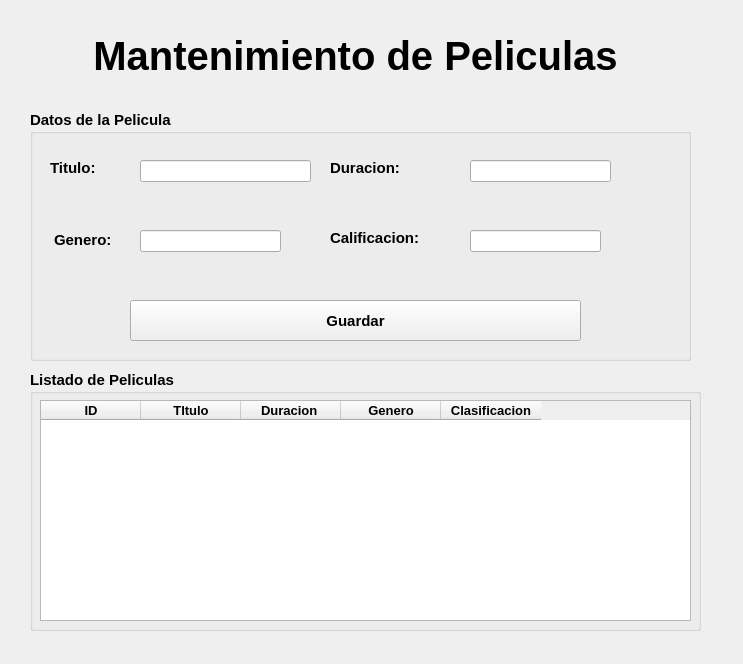
<?xml version="1.0" encoding="UTF-8"?>
<ui version="4.0">
 <class>MainWindow</class>
 <widget class="QMainWindow" name="MainWindow">
  <property name="geometry">
   <rect>
    <x>0</x>
    <y>0</y>
    <width>743</width>
    <height>664</height>
   </rect>
  </property>
  <property name="windowTitle">
   <string>MainWindow</string>
  </property>
  <widget class="QWidget" name="centralwidget">
   <widget class="QGroupBox" name="groupBox">
    <property name="geometry">
     <rect>
      <x>30</x>
      <y>370</y>
      <width>671</width>
      <height>261</height>
     </rect>
    </property>
    <property name="font">
     <font>
      <pointsize>11</pointsize>
      <weight>75</weight>
      <bold>true</bold>
     </font>
    </property>
    <property name="title">
     <string>Listado de Peliculas:</string>
    </property>
    <widget class="QTableWidget" name="tblPeliculas">
     <property name="geometry">
      <rect>
       <x>10</x>
       <y>30</y>
       <width>651</width>
       <height>221</height>
      </rect>
     </property>
     <property name="font">
      <font>
       <pointsize>10</pointsize>
       <weight>75</weight>
       <bold>true</bold>
      </font>
     </property>
     <column>
      <property name="text">
       <string>ID</string>
      </property>
     </column>
     <column>
      <property name="text">
       <string>TItulo</string>
      </property>
     </column>
     <column>
      <property name="text">
       <string>Duracion </string>
      </property>
     </column>
     <column>
      <property name="text">
       <string>Genero</string>
      </property>
     </column>
     <column>
      <property name="text">
       <string>Clasificacion</string>
      </property>
     </column>
    </widget>
   </widget>
   <widget class="QGroupBox" name="groupBox_2">
    <property name="geometry">
     <rect>
      <x>30</x>
      <y>110</y>
      <width>661</width>
      <height>251</height>
     </rect>
    </property>
    <property name="font">
     <font>
      <pointsize>11</pointsize>
      <weight>75</weight>
      <bold>true</bold>
     </font>
    </property>
    <property name="title">
     <string>Datos de la Pelicula:</string>
    </property>
    <widget class="QLineEdit" name="txtTitulo">
     <property name="geometry">
      <rect>
       <x>110</x>
       <y>50</y>
       <width>171</width>
       <height>22</height>
      </rect>
     </property>
    </widget>
    <widget class="QLineEdit" name="txtDuracion">
     <property name="geometry">
      <rect>
       <x>440</x>
       <y>50</y>
       <width>141</width>
       <height>22</height>
      </rect>
     </property>
    </widget>
    <widget class="QLineEdit" name="txtGenero">
     <property name="geometry">
      <rect>
       <x>110</x>
       <y>120</y>
       <width>141</width>
       <height>22</height>
      </rect>
     </property>
    </widget>
    <widget class="QLabel" name="label">
     <property name="geometry">
      <rect>
       <x>20</x>
       <y>50</y>
       <width>55</width>
       <height>16</height>
      </rect>
     </property>
     <property name="text">
      <string>Titulo:</string>
     </property>
    </widget>
    <widget class="QLabel" name="label_2">
     <property name="geometry">
      <rect>
       <x>24</x>
       <y>120</y>
       <width>71</width>
       <height>20</height>
      </rect>
     </property>
     <property name="text">
      <string>Genero:</string>
     </property>
    </widget>
    <widget class="QLabel" name="label_3">
     <property name="geometry">
      <rect>
       <x>300</x>
       <y>50</y>
       <width>101</width>
       <height>16</height>
      </rect>
     </property>
     <property name="text">
      <string>Duracion:</string>
     </property>
    </widget>
    <widget class="QPushButton" name="btnGuardar">
     <property name="geometry">
      <rect>
       <x>100</x>
       <y>190</y>
       <width>451</width>
       <height>41</height>
      </rect>
     </property>
     <property name="text">
      <string>Guardar</string>
     </property>
    </widget>
    <widget class="QLabel" name="label_4">
     <property name="geometry">
      <rect>
       <x>300</x>
       <y>120</y>
       <width>121</width>
       <height>16</height>
      </rect>
     </property>
     <property name="text">
      <string>Calificacion:</string>
     </property>
    </widget>
    <widget class="QLineEdit" name="txtDuracion_2">
     <property name="geometry">
      <rect>
       <x>440</x>
       <y>120</y>
       <width>131</width>
       <height>22</height>
      </rect>
     </property>
    </widget>
   </widget>
   <widget class="QLabel" name="label_5">
    <property name="geometry">
     <rect>
      <x>80</x>
      <y>10</y>
      <width>551</width>
      <height>91</height>
     </rect>
    </property>
    <property name="styleSheet">
     <string notr="true">font-family: &quot;Times New Roman&quot;;
font-size: 40px;
font-weight: bold;
</string>
    </property>
    <property name="text">
     <string>Mantenimiento de Peliculas</string>
    </property>
    <property name="alignment">
     <set>Qt::AlignCenter</set>
    </property>
   </widget>
  </widget>
 </widget>
 <resources/>
 <connections/>
</ui>
